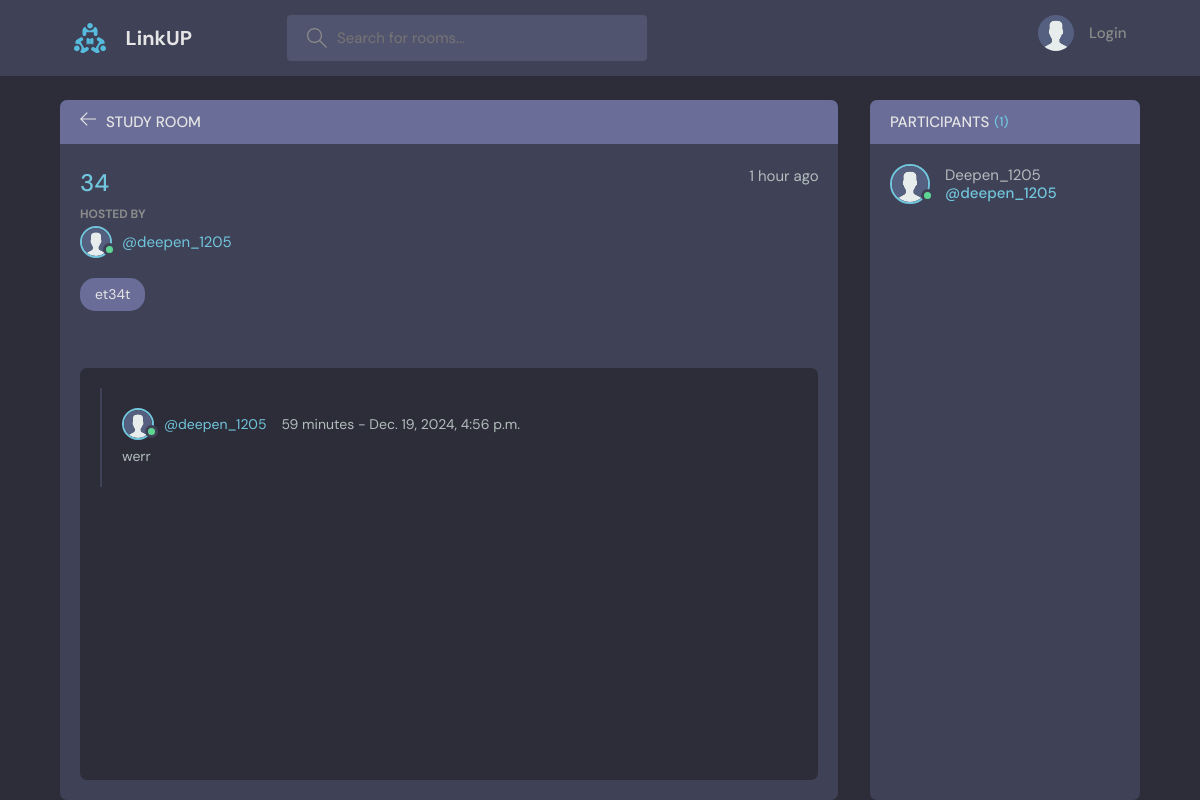
Page /room/3/ on the committed database.
### base/models.py (models this page shows, shortened)
class Room(models.Model):
    host = models.ForeignKey(User, on_delete=models.SET_NULL, null=True)
    topic = models.ForeignKey(Topic, on_delete= models.SET_NULL, null=True)
    name = models.CharField(max_length=200)
    description = models.TextField(null=True, blank=True)
    participants = models.ManyToManyField(User, related_name='participants', blank=True)
    updated = models.DateTimeField(auto_now=True)
    created = models.DateTimeField(auto_now_add=True)
    class Meta:
        ordering = ['-updated', '-created']

class User(AbstractUser):
    name = models.CharField(max_length=200, null=True)
    email = models.EmailField(unique=True, null=True)
    bio = models.TextField(null=True)
    avatar = models.ImageField(null=True, default="avatar.svg")
    USERNAME_FIELD = 'email'  # Use email as the username
    REQUIRED_FIELDS = []  # Remove 'username' from the required fields
    objects = CustomUserManager()  # Set the custom manager here

class Topic(models.Model):
    name = models.CharField(max_length=200)
    def __str__(self):
        return self.name

class Message(models.Model):
    user = models.ForeignKey(User, on_delete=models.CASCADE)
    room = models.ForeignKey(Room, on_delete=models.CASCADE)
    body = models.TextField()
    updated = models.DateTimeField(auto_now=True)
    created = models.DateTimeField(auto_now_add=True)
    class Meta:
        ordering = ['-updated', '-created']

### base/views.py (the view, shortened to what this page needs)
# urls.py: path('room/<str:pk>/', views.room, name = "room"),
def room(request, pk):
    room = Room.objects.get(id=pk)
    room_messages = room.message_set.all().order_by('-created')
    participants = room.participants.all()
    context = {'room' : room, 'room_messages' : room_messages, 'participants' : participants}
    return render(request, 'base/room.html', context)

### base/templates/base/room.html (shortened to what this page needs)
{% extends "main.html" %}
{% block content %}
    <main class="profile-page layout layout--2">
      <div class="container">
        <div class="room">
          <div class="room__top">
            <div class="room__topLeft">
              <a href="{% url 'home' %}">
                <svg version="1.1" xmlns="http://www.w3.org/2000/svg" width="32" height="32" viewBox="0 0 32 32">
                  <title>arrow-left</title>
                  <path
                    d="M13.723 2.286l-13.723 13.714 13.719 13.714 1.616-1.611-10.96-10.96h27.625v-2.286h-27.625l10.965-10.965-1.616-1.607z"
                  ></path>
                </svg>
              </a>
              <h3>Study Room</h3>
            </div>
          </div>
          <div class="room__box scroll">
            <div class="room__header scroll">
              <div class="room__info">
                <h3>{{room.name}}</h3>
                <span>{{room.created|timesince}} ago</span>
              </div>
              <div class="room__hosted">
                <p>Hosted By</p>
                <a href="{% url 'user-profile' room.host.id%}" class="room__author">
                  <div class="avatar avatar--small">
                    <img src="{{room.host.avatar.url}}" />
                  </div>
                  <span>@{{room.host.username}}</span>
                </a>
              </div>
              <span class="room__topics">{{room.topic}}</span>
            </div>
            <div class="room__conversation">
              <div class="threads scroll">
                {% for message in room_messages %}
                <div class="thread">
                  <div class="thread__top">
                    <div class="thread__author">
                      <a href="{% url 'user-profile' message.user.id %}" class="thread__authorInfo">
                        <div class="avatar avatar--small">
                          <img src="{{message.user.avatar.url}}" />
                        </div>
                        <span>@{{message.user.username}}</span>
                      </a>
                      <span class="thread__date">{{message.created|timesince}} - {{message.created}}</span>
                    </div>
                  </div>
                  <div class="thread__details">
                    {{message.body}}
                  </div>
                </div>
                {% endfor %}
              </div>
            </div>
          </div>
        </div>
        <div class="participants">
          <h3 class="participants__top">Participants <span>({{participants.count}})</span></h3>
          <div class="participants__list scroll">
            {% for user in participants %}
            <a href="{% url 'user-profile' user.id %}" class="participant">
              <div class="avatar avatar--medium">
                <img src="{{user.avatar.url}}" />
              </div>
              <p>
                {{user.username|capfirst}}
                <span>@{{user.username}}</span>
              </p>
            </a>
            {% endfor %}
          </div>
        </div>
      </div>
    </main>
{% endblock %}

### rows in the picture
Room: name "34", created "1 hour", host.avatar (placeholder picture), host.username "deepen_1205", topic "et34t"
Message: user.avatar (placeholder picture), user.username "deepen_1205", created "59 minutes", created "Dec. 19, 2024, 4:56 p.m.", body "werr"
User: avatar (placeholder picture), username "Deepen_1205", username "deepen_1205"

### other values in the picture
{{ participants.count }} "1"
